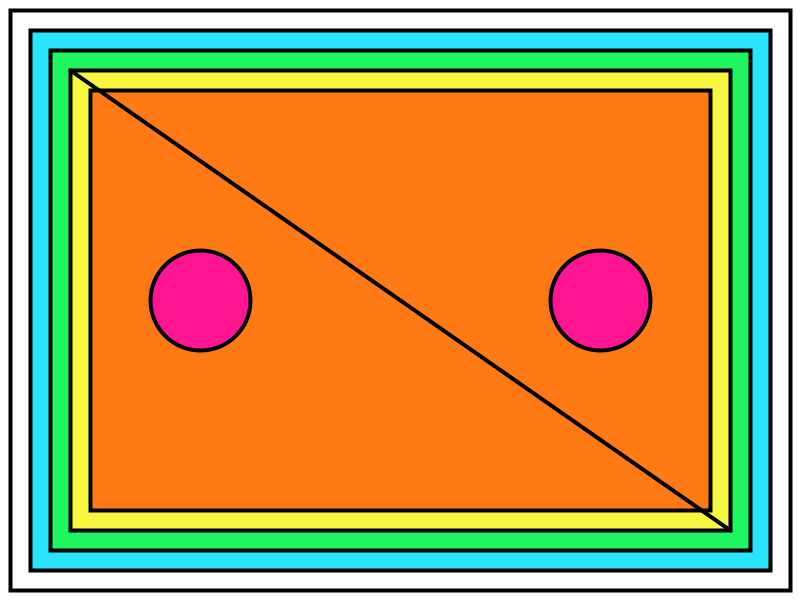
Frame 1 (no input)
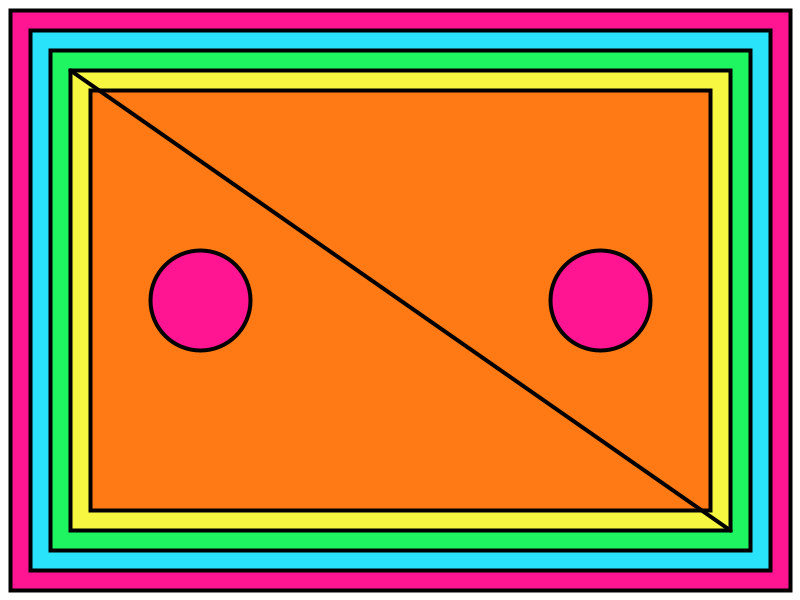
Frame 60 (the mouse pressed at the canvas centre just before this capture)
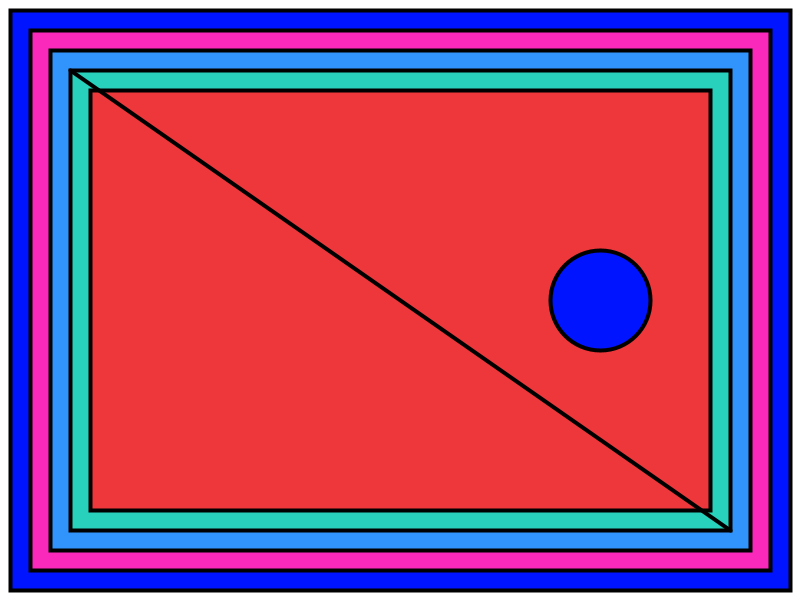
Frame 120 (the mouse held since frame 60 and released just before this capture)

The Processing sketch that drew these frames (run headless with seeded random() and noise(); from frame 60 on, the mouse is pressed at the canvas centre):

// Processing sketch: tarea_2
// ── tarea_2.pde
int A;
int B;
int C;

void setup(){
size(800,600);
A = 150;
B = 400;
C = 500;
}

void draw() {
  background (255);
  strokeWeight(4);
  rect(10,10,780,580); // rectangulo 1
if(mousePressed){
  fill(250,40,187);} //lila o fucsia
else {
  fill(40,227,250);} // celeste
  
  rect(30,30,740,540); // rectangulo 2
  if(mousePressed) {
    fill(48,148,252); } //azul
   else {
     fill(30,245,96); } //verde
  
  rect(50,50,700,500);
  if(mousePressed) {
    fill(40,209,188); } // esmeralda
   else {
     fill(247,247,65); } //amarillo
     
   rect(70,70,660,460);
   if(mousePressed) {
     fill(237,55,58); } //rojo
   else {
     fill (255,122,21); } //naranjo
     
    rect(90,90,620,420);
    if(mousePressed) {
      fill(0,20,255); } //azul
      else {
        fill(255,21,146); } //fucsia
     
   line(70,70,730,530);  //separacion en diagonal
   
  if (mouseX < A) {
    ellipse(200,300,100,100);}
  if (mouseY > B) {
    ellipse (400,300,100,100);}
  else  if (mouseY<C) {
     ellipse(600,300,100,100);}

 if (keyPressed) { 
   triangle(300,400,400,200,500,400);}
     
     
}    
   

 
